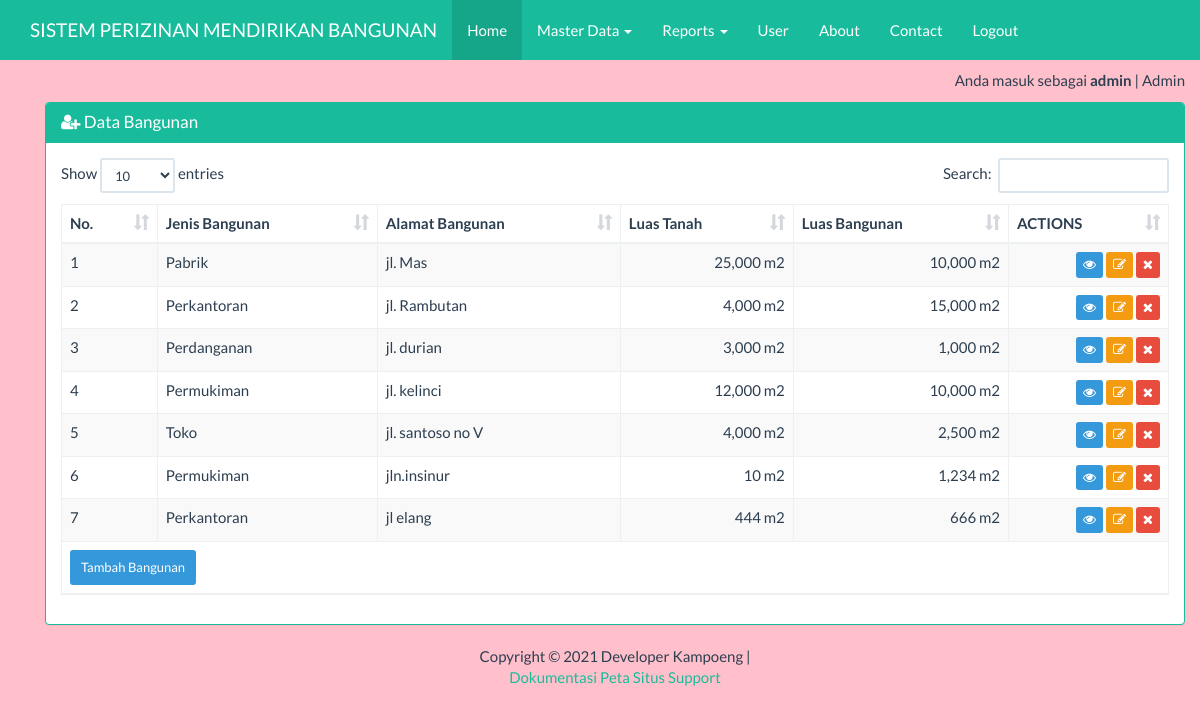
Page /?page=bangunan&actions=tampil (signed in) on the committed database.
### tables this page shows
CREATE TABLE `tbl_bangunan` (
  `id_bangunan` int(11) NOT NULL,
  `id_jenis_bangunan` int(11) NOT NULL,
  `alamat_bangunan` varchar(50) NOT NULL,
  `luas_tanah` varchar(20) NOT NULL,
  `luas_bangunan` varchar(20) NOT NULL
);

CREATE TABLE `tbl_jenis` (
  `id_jenis_bangunan` int(11) NOT NULL,
  `nama_jenis_bangunan` varchar(255) NOT NULL,
  `pajak_bangunan` int(11) NOT NULL
);

### views/bangunan_tampil.php (the view, shortened to what this page needs)
<div class="container">
    <div class="row">
        <div class="col-xs-12">
            <div class="panel panel-success">
                <div class="panel-heading">
                    <h3 class="panel-title"><span class="fa fa-user-plus"></span> Data Bangunan</h3>
                </div>
                <div class="panel-body">
                    <table id="dtskripsi" class="table table-bordered table-striped table-hover">
                        <thead>
                            <tr>
                                <th>No.</th>
                                <th>Jenis Bangunan</th>
                                <th>Alamat Bangunan</th>
                                <th>Luas Tanah</th>
                                <th>Luas Bangunan</th>
                                <th>ACTIONS</th>
                            </tr>
                        </thead>
                        <tbody>
                            <?php
                            $sql = 'SELECT * FROM tbl_bangunan inner join tbl_jenis on tbl_bangunan.id_jenis_bangunan=tbl_jenis.id_jenis_bangunan';
                            $query = mysqli_query($koneksi, $sql) or die('SQL Anda Salah');
                            $nomor = 0;
                            while ($data = mysqli_fetch_array($query)) {
                                ++$nomor; ?>
                                <tr>
                                    <td><?= $nomor; ?></td>
                                    <td><?= $data['nama_jenis_bangunan']; ?></td>
                                    <td><?= $data['alamat_bangunan']; ?></td>
                                    <td style="text-align:right;"><?= number_format($data['luas_tanah']); ?> m2  </td>
                                    <td style="text-align:right;"><?= number_format($data['luas_bangunan']); ?> m2  </td>
                                    <td style="text-align:right;">
                                        <a href="?page=bangunan&actions=detail&id=<?= $data['id_bangunan']; ?>" class="btn btn-info btn-xs">
                                            <span class="fa fa-eye"></span>
                                        </a>
                                        <a href="?page=bangunan&actions=edit&id=<?= $data['id_bangunan']; ?>" class="btn btn-warning btn-xs">
                                            <span class="fa fa-edit"></span>
                                        </a>
                                        <a href="?page=bangunan&actions=delete&id=<?= $data['id_bangunan']; ?>" class="btn btn-danger btn-xs" onclick="return confirm('Yakin Hapus data <?= $data['nama_jenis_bangunan']; ?>?')">
                                            <span class="fa fa-remove"></span>
                                        </a>
                                    </td>
                                </tr>
                            <?php
                            } ?>
                        </tbody>
                        <tfoot>
                            <tr>
                                <td colspan="7">
                                    <a href="?page=bangunan&actions=tambah" class="btn btn-info btn-sm">
                                        Tambah Bangunan
                                    </a>
                                </td>
                            </tr>
                        </tfoot>
                    </table>
                </div>
            </div>
        </div>
    </div>
</div>

### index.php (style rules this page uses)
body { margin-top:70px; background-color:pink; }

### rows in the picture
tbl_bangunan: id_jenis_bangunan.nama_jenis_bangunan "Pabrik", alamat_bangunan "jl. Mas", luas_tanah "25,000", luas_bangunan "10,000"
tbl_bangunan: id_jenis_bangunan.nama_jenis_bangunan "Perkantoran", alamat_bangunan "jl. Rambutan", luas_tanah "4,000", luas_bangunan "15,000"
tbl_bangunan: id_jenis_bangunan.nama_jenis_bangunan "Perdanganan", alamat_bangunan "jl. durian", luas_tanah "3,000", luas_bangunan "1,000"
tbl_bangunan: id_jenis_bangunan.nama_jenis_bangunan "Permukiman", alamat_bangunan "jl. kelinci", luas_tanah "12,000", luas_bangunan "10,000"
tbl_bangunan: id_jenis_bangunan.nama_jenis_bangunan "Toko", alamat_bangunan "jl. santoso no V", luas_tanah "4,000", luas_bangunan "2,500"
tbl_bangunan: id_jenis_bangunan.nama_jenis_bangunan "Permukiman", alamat_bangunan "jln.insinur", luas_tanah "10", luas_bangunan "1,234"
tbl_bangunan: id_jenis_bangunan.nama_jenis_bangunan "Perkantoran", alamat_bangunan "jl elang", luas_tanah "444", luas_bangunan "666"

### other values in the picture
$_SESSION['username'] "admin"
